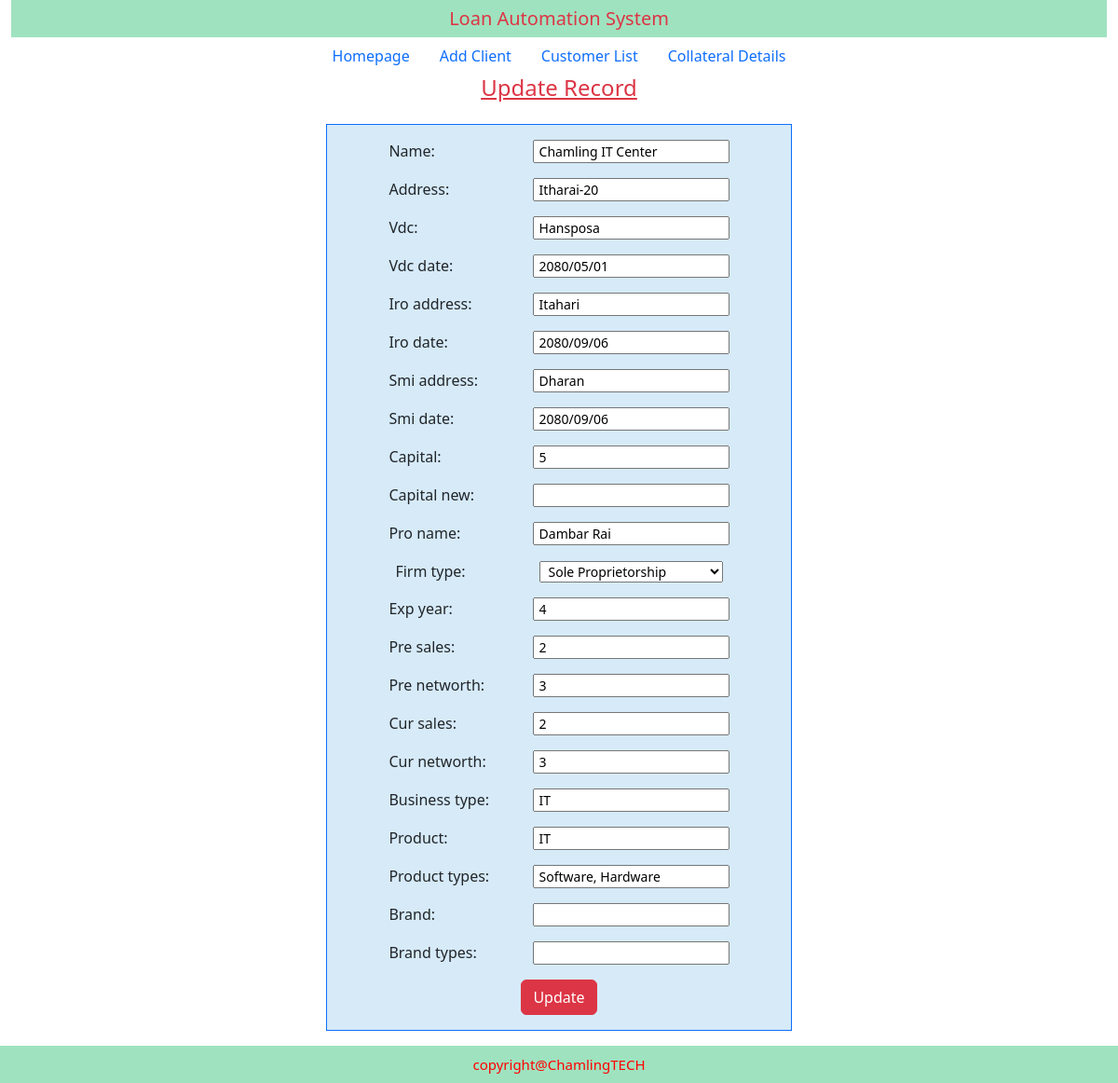
Screenshot of /clientupdate/16 with the database file from the repository.
### loanapp/models.py (models this page shows, shortened)
class ClientDetail(models.Model):
    name= models.CharField(max_length=300)
    address= models.CharField(max_length=150)
    vdc= models.CharField(max_length=100, null=True, blank=True)
    vdc_date= models.CharField(max_length=12, null=True, blank=True)
    iro_address= models.CharField(max_length=50)
    iro_date= models.CharField(max_length=12)
    smi_address= models.CharField(max_length=50)
    smi_date= models.CharField(max_length=12)
    capital= models.CharField(max_length=20)
    capital_new= models.CharField(max_length=20, null=True, blank=True, default='')
    pro_name= models.CharField(max_length=100)
    firm_type= models.CharField(max_length=100, choices=FORM_CHOICES)
    exp_year= models.CharField(max_length=5, null=True, default='', blank=True)
    pre_sales= models.CharField(max_length=6, null=True, default='', blank=True)
    pre_networth= models.CharField(max_length=6, null=True, default='', blank=True)
    cur_sales= models.CharField(max_length=6, null=True, default='', blank=True)
    cur_networth= models.CharField(max_length=6, null=True, default='', blank=True)
    business_type= models.CharField(max_length=100, null=True, default='', blank=True)
    product= models.CharField(max_length=100, null=True, default='', blank=True)
    product_types= models.CharField(max_length=100, null=True, default='', blank=True)
    brand= models.CharField(max_length=100, default='', blank=True, null= True)
    brand_types= models.CharField(max_length=100, default='', blank=True, null=True)

### loanapp/views.py (the view)
# urls.py: path('clientupdate/<int:pk>',ClientUpdate.as_view(), name='clientupdate'),
class ClientUpdate(UpdateView):
    model= ClientDetail
    form_class= ClientDetailForm
    template_name= 'client_update.html'
    success_url= '/clientlist/'

### loanapp/forms.py
class ClientDetailForm(forms.ModelForm):
    class Meta:
        model= ClientDetail
        fields= '__all__'

### templates/client_update.html (shortened to what this page needs)
{% extends 'base.html' %}
{% load static %}
{% block css %} <link rel="stylesheet" href="{% static 'css/client_update.css' %}"/> {% endblock css %}
{% block bodycontent %}
<div class="container text-center">
    <h4 class="text-danger text-decoration-underline">Update Record</h4>
    <div class="text-center p-3">
      <form action="" class="mx-auto update-form border border-primary py-3" method="POST">
        {{form.as_p}}
        <input type="submit" value="Update" class="btn btn-danger">
    </form>
    </div>
</div>
{% endblock bodycontent %}

### static/css/base.css (style rules this page uses)
* { margin:0; padding:0; box-sizing: border-box; }
html { height:100%; }
body { width:100%; display:flex; flex-direction:column; height:100%; }

### static/css/client_update.css (style rules this page uses)
.update-form { width:500px; background-color: #D6EAF8 ; }
label { display: inline-block; width: 150px; text-align: left; }
input, select { padding-left:5px; font-size:14px; }

### rows the page displays
ClientDetail: name "Chamling IT Center", address "Itharai-20", vdc "Hansposa", vdc_date "2080/05/01", iro_address "Itahari", iro_date "2080/09/06", smi_address "Dharan", smi_date "2080/09/06", capital "5", pro_name "Dambar Rai", firm_type "Sole Proprietorship", exp_year "4", pre_sales "2", pre_networth "3", cur_sales "2", cur_networth "3", business_type "IT", product "IT", product_types "Software, Hardware"
